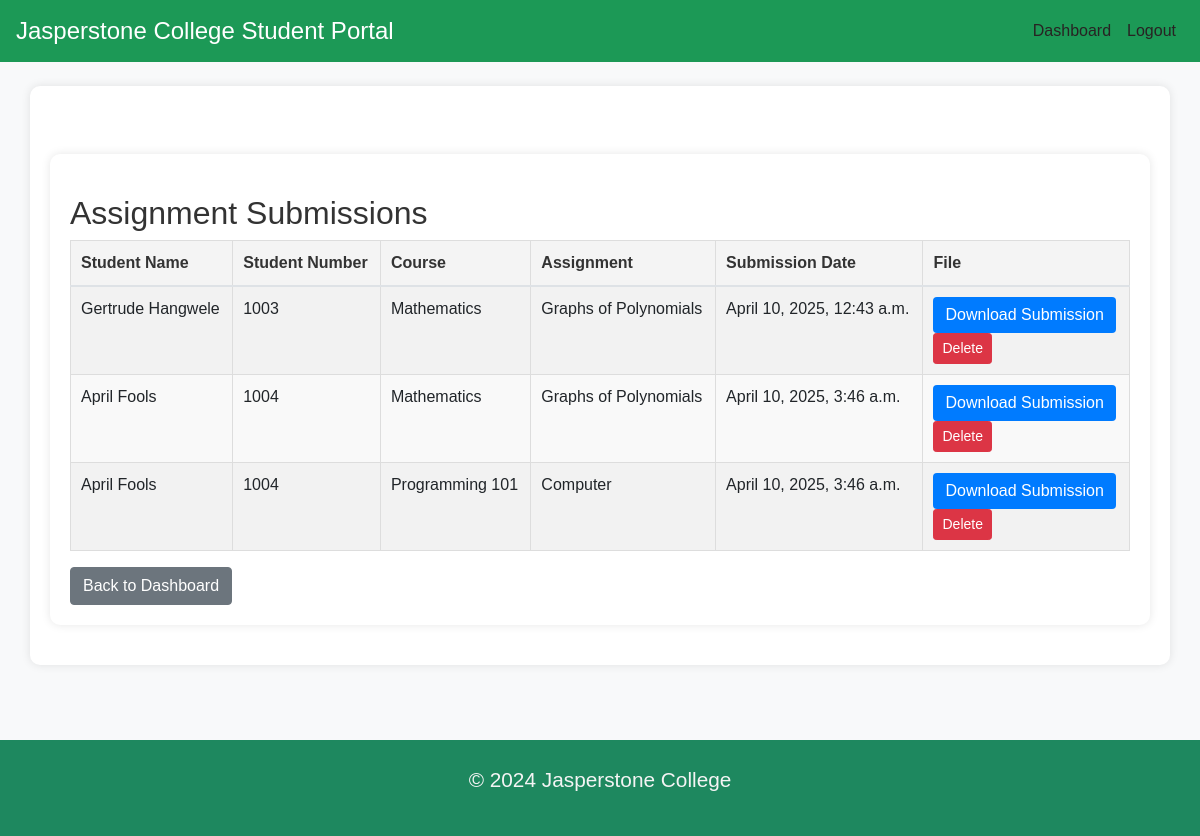
Before: /lecturers/submissions/ (signed in) with the older database file.
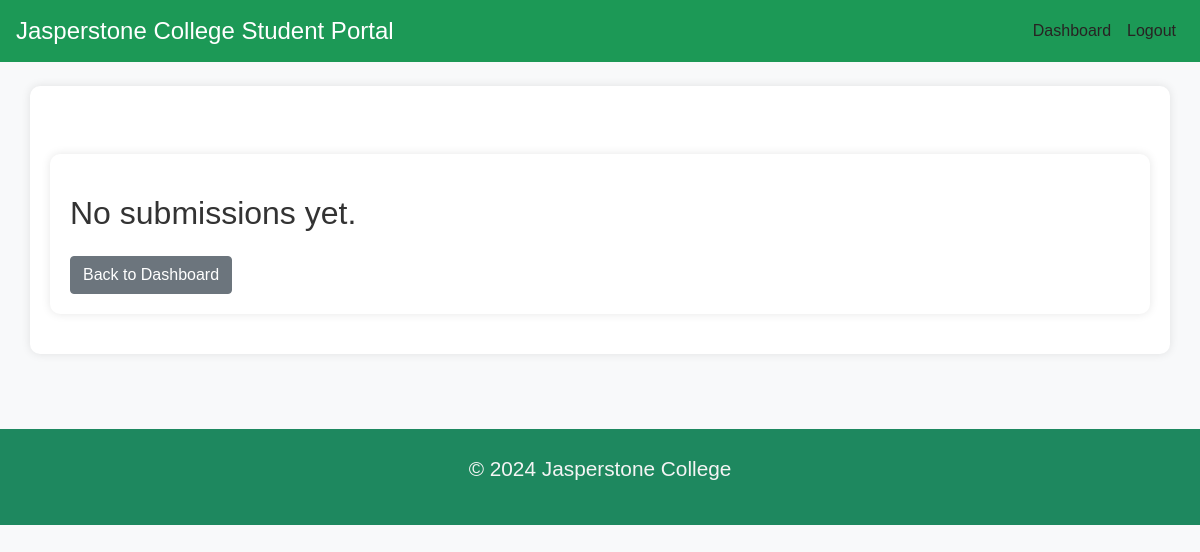
After: the same page with the newer database file.
### students/models.py (models this page shows, shortened)
class Submission(models.Model):
    student = models.ForeignKey(Student, on_delete=models.CASCADE)
    assignment = models.ForeignKey(Assignment, on_delete=models.SET_NULL, null=True)
    assignment_title_at_submission = models.CharField(max_length=255, blank=True)
    file = models.FileField(upload_to='submissions/')
    submitted_at = models.DateTimeField(auto_now_add=True)

class Student(models.Model):
    user = models.OneToOneField(User, on_delete=models.CASCADE)
    student_number = models.CharField(max_length=30, unique=True)
    course = models.ForeignKey(Course, on_delete=models.CASCADE, default=1)
    intake_date = models.ForeignKey(StudentProfile, on_delete=models.CASCADE, null=True, blank=True)
    duration_years = models.IntegerField(default="2")   # Duration of the course
    assigned_courses = models.ManyToManyField(Course, related_name='students', blank=True)   # Many-to-Many relationship
    program_of_study = models.ForeignKey(Programme, on_delete=models.CASCADE, default=1)
    profile_picture = models.ImageField(upload_to='images/student_profiles/', default='images/profiles/profile.jpg', blank=True, null=True) # Added profile_picture for Student

class Assignment(models.Model):
    title = models.CharField(max_length=255)
    description = models.TextField()
    due_date = models.DateField()
    file = models.FileField(upload_to='assignments/', default='course_materials/finacial_statements.pdf')
    course = models.ForeignKey(Course, on_delete=models.CASCADE)
    lecturer = models.ForeignKey(User, on_delete=models.CASCADE, related_name='assigned_lecturer')
    programme = models.CharField(max_length=100)

class Course(models.Model):
    name = models.CharField(max_length=255)
    description = models.TextField()
    programmes = models.ManyToManyField(Programme, related_name='courses', blank=True)
    image = models.ImageField(upload_to='images/course_images/', blank=True, null=True, default='images/course_images/default.jpg') # Added image field for Course

### lecturers/views.py (the view)
# urls.py: path('submissions/', views.view_submissions, name='view_submissions'),
@login_required
def view_submissions(request):
    assignments = Assignment.objects.filter(lecturer=request.user)
    if not assignments.exists():
        return render(request, 'lecturers/view_submissions.html')
    submissions = Submission.objects.filter(assignment__in=assignments)
    return render(request, 'lecturers/view_submissions.html', {'submissions': submissions, 'assignment': assignments})

### lecturers/templates/lecturers/view_submissions.html
{% extends "base.html" %}
{% block log %}
<div class="collapse navbar-collapse" id="navbarNav">
    <ul class="navbar-nav ml-auto">
        <li class="nav-item active">
            <a class="nav-link" href="{% url 'lecturers:lecturer_dashboard' %}">Dashboard</a>
        </li>
        <li class="nav-item">
            <a class="nav-link" href="{% url 'lecturers:lecturer_logout' %}">Logout</a>
        </li>
    </ul>
</div>
{% endblock log %}
{% block content %}
<div class="container mt-5">
    {% if submissions %}
        <h2>Assignment Submissions</h2>
        <table class="table table-striped">
            <thead>
                <tr>
                    <th>Student Name</th>
                    <th>Student Number</th>
                    <th>Course</th>
                    <th>Assignment</th>
                    <th>Submission Date</th>
                    <th>File</th>
                </tr>
            </thead>
            <tbody>
                {% for submission in submissions %}
                <tr>
                    <td>{{ submission.student.user }}</td>
                    <td>{{ submission.student.student_number }}</td>
                    <td>{{ submission.assignment.course.name }}</td>
                    <td>{{ submission.assignment.title }}</td>
                    <td>{{ submission.submitted_at }}</td>
                    <td><a href="{{ submission.file.url }}" class="btn btn-primary" download>Download Submission</a><br><a href="{% url 'lecturers:delete_submission' submission.id %}" class="btn btn-danger btn-sm" onclick="return confirm('Are you sure?');">Delete</a></td>
                </tr>
                {% empty %}
                <tr>
                    <td colspan="5">No submissions yet.</td>
                </tr>
                {% endfor %}
            </tbody>
        </table>
    {% else %}
        <h2>No submissions yet.</h2>
    {% endif %}
    <a href="{% url 'lecturers:lecturer_dashboard' %}" class="btn btn-secondary mt-3">Back to Dashboard</a>
</div>
{% endblock %}

Changed rows visible on the page:
no longer on this page (row edited): Submission: student.user "Gertrude Hangwele", student.student_number "1003", assignment.course.name "Mathematics", assignment "Graphs of Polynomials", submitted_at "April 10, 2025, 12:43 a.m."
no longer on this page (row edited): Submission: student.user "April Fools", student.student_number "1004", assignment.course.name "Mathematics", assignment "Graphs of Polynomials", submitted_at "April 10, 2025, 3:46 a.m."
no longer on this page (row edited): Submission: student.user "April Fools", student.student_number "1004", assignment.course.name "Programming 101", assignment "Computer", submitted_at "April 10, 2025, 3:46 a.m."
Other visible differences:
text no longer shown: "Assignment Submissions Student Name Student Number Course Assignment Submission Date File"
text now shown: "No submissions yet."
